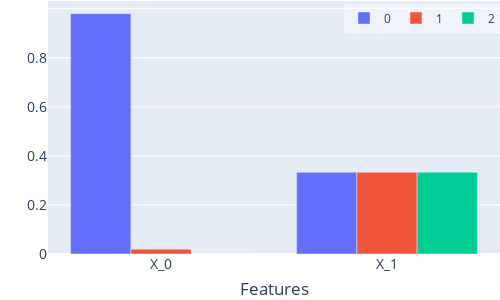
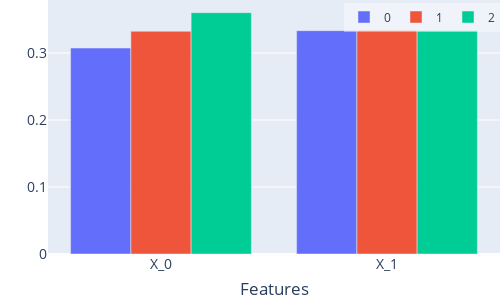
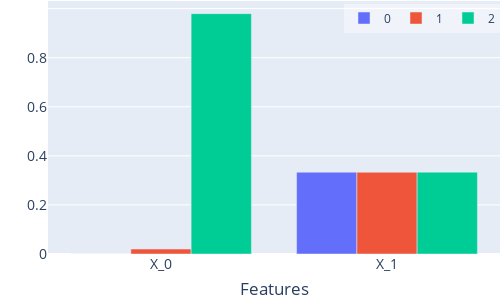
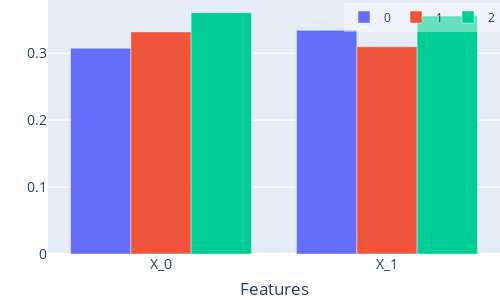

Notebook cell for these charts, in order:
### Code cell
#Plot the Shapley compositions as histograms

for sample_id, sample in samples_of_interest.items():
    print(f'Sample of interest {sample_id} = {sample}')
    (shapley, base) = explainer.explain_instance(sample['X'])
    fig = explainer.shapley_histogram(figheight=300)
    fig.update_layout(title=dict(text=f"Sample {sample_id} = {sample}", automargin=True, yref='paper'))
    fig.write_image(os.path.join(out_dir, f"ex_eq4_{sample_id}_histo.pdf"))

### Figure 1 — Plotly figure (JSON) as saved in the notebook; plotly's stock layout.template omitted (floating-point values rounded to 4 significant figures)
{"data": [{"name": "0", "orientation": "v", "type": "bar", "x": ["X_0", "X_1"], "y": [0.9799, 0.3334]}, {"name": "1", "orientation": "v", "type": "bar", "x": ["X_0", "X_1"], "y": [0.0196, 0.3333]}, {"name": "2", "orientation": "v", "type": "bar", "x": ["X_0", "X_1"], "y": [0.000472, 0.3333]}], "layout": {"autosize": false, "bargroupgap": 0, "barmode": "group", "font": {"size": 14}, "height": 300, "legend": {"bgcolor": "rgba(255,255,255,0.4)", "font": {"size": 12}, "orientation": "h", "x": 1, "xanchor": "right", "y": 0.99, "yanchor": "top"}, "margin": {"b": 0, "l": 0, "r": 0, "t": 0}, "width": 500, "xaxis": {"autorange": true, "range": [-0.5, 1.5], "title": {"text": "Features"}, "type": "category"}, "yaxis": {"autorange": true, "range": [0, 1.032], "title": {"text": ""}, "type": "linear"}}}

### Figure 2 — Plotly figure (JSON) as saved in the notebook; plotly's stock layout.template omitted (floating-point values rounded to 4 significant figures)
{"data": [{"name": "0", "orientation": "v", "type": "bar", "x": ["X_0", "X_1"], "y": [0.3074, 0.3333]}, {"name": "1", "orientation": "v", "type": "bar", "x": ["X_0", "X_1"], "y": [0.3324, 0.3336]}, {"name": "2", "orientation": "v", "type": "bar", "x": ["X_0", "X_1"], "y": [0.3601, 0.3331]}], "layout": {"autosize": false, "bargroupgap": 0, "barmode": "group", "font": {"size": 14}, "height": 300, "legend": {"bgcolor": "rgba(255,255,255,0.4)", "font": {"size": 12}, "orientation": "h", "x": 1, "xanchor": "right", "y": 0.99, "yanchor": "top"}, "margin": {"b": 0, "l": 0, "r": 0, "t": 0}, "width": 500, "xaxis": {"autorange": true, "range": [-0.5, 1.5], "title": {"text": "Features"}, "type": "category"}, "yaxis": {"autorange": true, "range": [0, 0.3791], "title": {"text": ""}, "type": "linear"}}}

### Figure 3 — Plotly figure (JSON) as saved in the notebook; plotly's stock layout.template omitted (floating-point values rounded to 4 significant figures)
{"data": [{"name": "0", "orientation": "v", "type": "bar", "x": ["X_0", "X_1"], "y": [0.0003444, 0.3334]}, {"name": "1", "orientation": "v", "type": "bar", "x": ["X_0", "X_1"], "y": [0.02018, 0.3331]}, {"name": "2", "orientation": "v", "type": "bar", "x": ["X_0", "X_1"], "y": [0.9795, 0.3335]}], "layout": {"autosize": false, "bargroupgap": 0, "barmode": "group", "font": {"size": 14}, "height": 300, "legend": {"bgcolor": "rgba(255,255,255,0.4)", "font": {"size": 12}, "orientation": "h", "x": 1, "xanchor": "right", "y": 0.99, "yanchor": "top"}, "margin": {"b": 0, "l": 0, "r": 0, "t": 0}, "width": 500, "xaxis": {"autorange": true, "range": [-0.5, 1.5], "title": {"text": "Features"}, "type": "category"}, "yaxis": {"autorange": true, "range": [0, 1.031], "title": {"text": ""}, "type": "linear"}}}

### Figure 4 — Plotly figure (JSON) as saved in the notebook; plotly's stock layout.template omitted (floating-point values rounded to 4 significant figures)
{"data": [{"name": "0", "orientation": "v", "type": "bar", "x": ["X_0", "X_1"], "y": [0.3074, 0.3344]}, {"name": "1", "orientation": "v", "type": "bar", "x": ["X_0", "X_1"], "y": [0.3319, 0.3098]}, {"name": "2", "orientation": "v", "type": "bar", "x": ["X_0", "X_1"], "y": [0.3606, 0.3558]}], "layout": {"autosize": false, "bargroupgap": 0, "barmode": "group", "font": {"size": 14}, "height": 300, "legend": {"bgcolor": "rgba(255,255,255,0.4)", "font": {"size": 12}, "orientation": "h", "x": 1, "xanchor": "right", "y": 0.99, "yanchor": "top"}, "margin": {"b": 0, "l": 0, "r": 0, "t": 0}, "width": 500, "xaxis": {"autorange": true, "range": [-0.5, 1.5], "title": {"text": "Features"}, "type": "category"}, "yaxis": {"autorange": true, "range": [0, 0.3796], "title": {"text": ""}, "type": "linear"}}}
